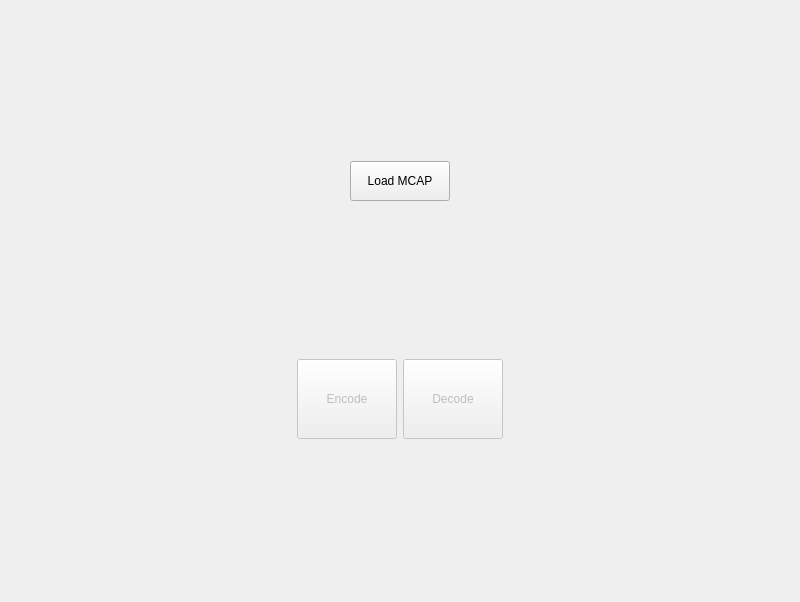
<?xml version="1.0" encoding="UTF-8"?>
<ui version="4.0">
 <class>MainWindow</class>
 <widget class="QMainWindow" name="MainWindow">
  <property name="geometry">
   <rect>
    <x>0</x>
    <y>0</y>
    <width>800</width>
    <height>602</height>
   </rect>
  </property>
  <property name="windowTitle">
   <string>MainWindow</string>
  </property>
  <widget class="QWidget" name="centralwidget">
   <layout class="QVBoxLayout" name="verticalLayout">
    <item>
     <layout class="QHBoxLayout" name="horizontalLayout_2">
      <item>
       <widget class="QToolButton" name="toolButtonDecode_2">
        <property name="minimumSize">
         <size>
          <width>100</width>
          <height>40</height>
         </size>
        </property>
        <property name="text">
         <string>Load MCAP</string>
        </property>
       </widget>
      </item>
     </layout>
    </item>
    <item>
     <layout class="QHBoxLayout" name="horizontalLayout">
      <item>
       <spacer name="horizontalSpacer">
        <property name="orientation">
         <enum>Qt::Horizontal</enum>
        </property>
        <property name="sizeHint" stdset="0">
         <size>
          <width>40</width>
          <height>20</height>
         </size>
        </property>
       </spacer>
      </item>
      <item>
       <widget class="QToolButton" name="toolButtonEncode">
        <property name="enabled">
         <bool>false</bool>
        </property>
        <property name="minimumSize">
         <size>
          <width>100</width>
          <height>80</height>
         </size>
        </property>
        <property name="text">
         <string>Encode</string>
        </property>
       </widget>
      </item>
      <item>
       <widget class="QToolButton" name="toolButtonDecode">
        <property name="enabled">
         <bool>false</bool>
        </property>
        <property name="minimumSize">
         <size>
          <width>100</width>
          <height>80</height>
         </size>
        </property>
        <property name="text">
         <string>Decode</string>
        </property>
       </widget>
      </item>
      <item>
       <spacer name="horizontalSpacer_2">
        <property name="orientation">
         <enum>Qt::Horizontal</enum>
        </property>
        <property name="sizeHint" stdset="0">
         <size>
          <width>40</width>
          <height>20</height>
         </size>
        </property>
       </spacer>
      </item>
     </layout>
    </item>
   </layout>
  </widget>
 </widget>
 <resources/>
 <connections/>
</ui>
